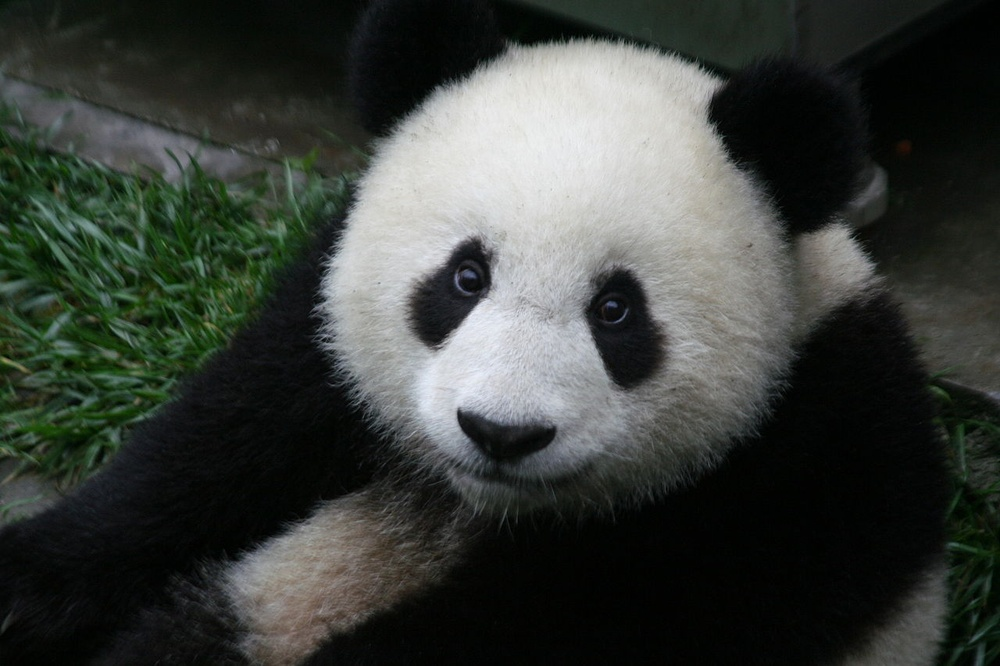
#> input picture 1280px-Giant_Panda_2.jfif, 1000 x 666 px, shrunk from 1280 x 853 before the run, found by its file name
$ jupyter execute 'Lab_Assignment_Module_3_OpenCV_2Hr_Q1&Q2_Solution.ipynb'
#> lines starting #> are read from the running program, lines starting #| are printed output that depends on the picture
LAB ASSIGNMENTS Module 3: Deep Learning & Natural Language Processing OpenCV

 1. Perform Color Detection activities using OpenCV library:
        A. Use appropriate pre-processing Techniques on any input RGB image/images. B. Display histogram using matplotlib with respect to each color of the image.
        C. Save the Hist values for further use (use any picture of your choosing).

[cell 1]
#!pip install opencv-python

[cell 2]
import cv2
import numpy as np
import matplotlib.pyplot as plt

[cell 3]
# Step 1: Loading an RGB image
image = cv2.imread(r'D:\1_AJINKYA_PAWAR\3_SOFTWARE JOB\1_CDAC\3_AI_Course\Lab_Assignment_Module_3_Solutions\1280px-Giant_Panda_2.jfif')  # Replace 'your_image.jpg' with the path to your image
#> image is the input picture: shape (666, 1000, 3); mean B, G, R 58.2, 63, 58.5

# Step 2: Pre-processing
# Convert the image to the RGB color space (if it's not already in this format)
if image is not None:
    image = cv2.cvtColor(image, cv2.COLOR_BGR2RGB)
else:
    print("Image not found. Make sure to provide the correct image path.")
    exit()

# Step 3: Displaying the histogram for each color channel
# Split the image into its RGB channels
r_channel, g_channel, b_channel = cv2.split(image)
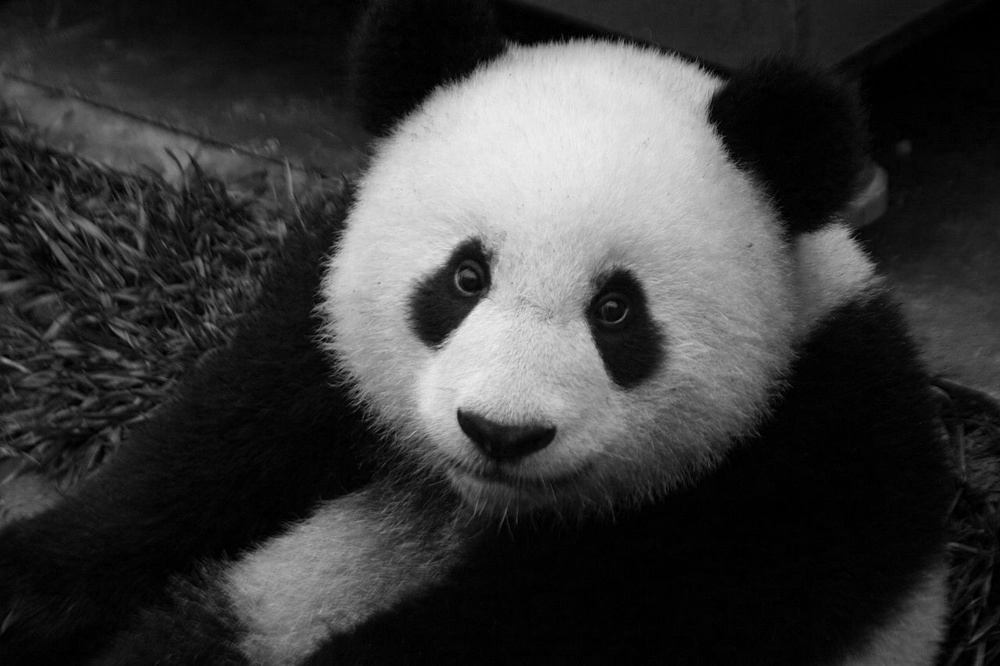
#> r_channel: shape (666, 1000); min 0, max 240, mean 58.5
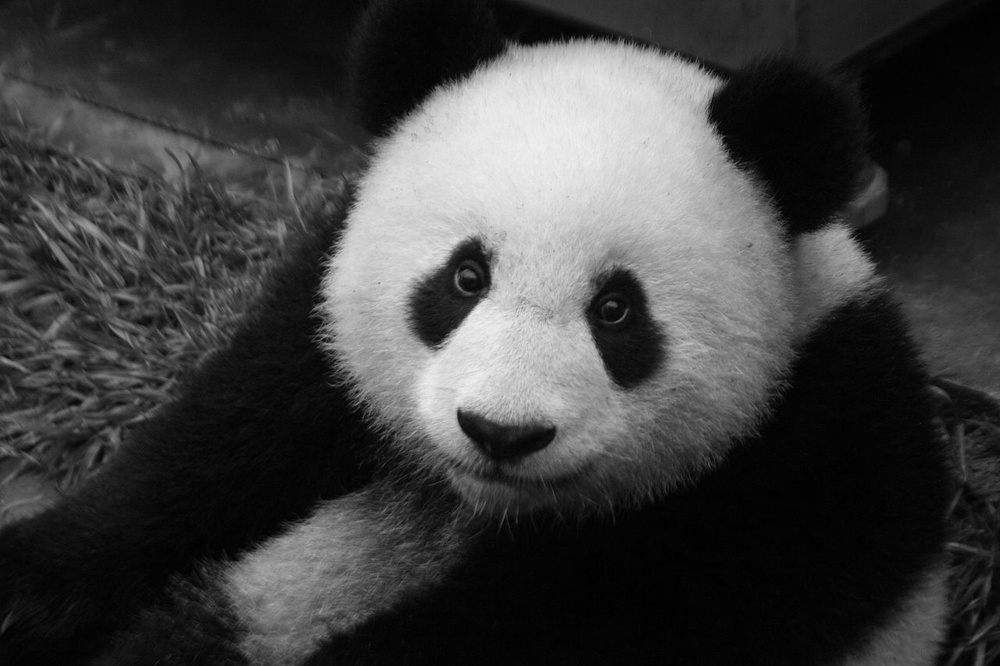
#> g_channel: shape (666, 1000); min 0, max 242, mean 63

# Calculating histograms for each channel
r_hist = cv2.calcHist([r_channel], [0], None, [256], [0, 256])
#> r_hist = 256 values, max 40186 at index 2, min 0 at index 241, mean 2601.6
g_hist = cv2.calcHist([g_channel], [0], None, [256], [0, 256])
#> g_hist = 256 values, max 34926 at index 4, min 0 at index 243, mean 2601.6
b_hist = cv2.calcHist([b_channel], [0], None, [256], [0, 256])
#> b_hist = 256 values, max 31704 at index 2, min 0 at index 251, mean 2601.6

# Plotting the histograms
plt.figure(figsize=(10, 6))
plt.title("Color Histograms")
plt.xlabel("Pixel Value")
plt.ylabel("Frequency")
plt.plot(r_hist, color='red', label='Red')
plt.plot(g_hist, color='green', label='Green')
plt.plot(b_hist, color='blue', label='Blue')
plt.legend()

# Step 4: Saving histogram values for further use
np.savez('hist_values.npz', r_hist=r_hist, g_hist=g_hist, b_hist=b_hist)

# Displaying the image
plt.figure(figsize=(8, 8))
plt.imshow(image)
plt.axis('off')
plt.show()
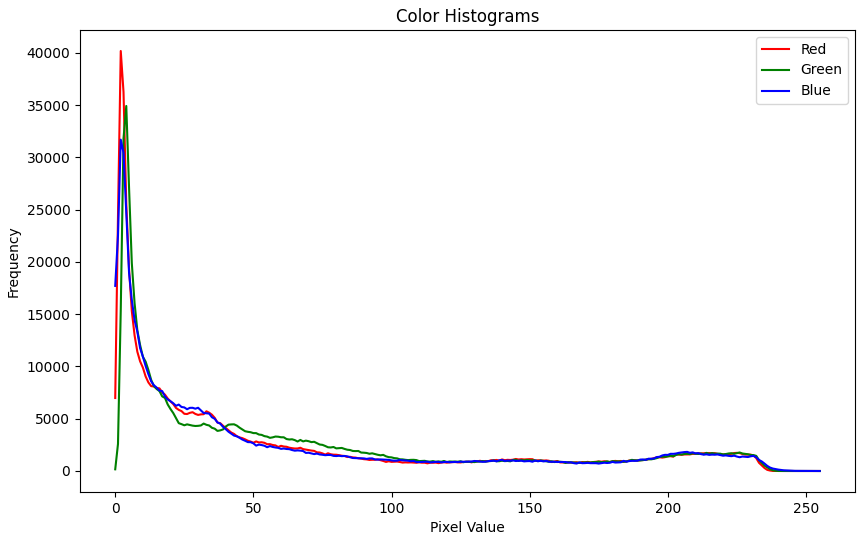
#> figure drawn by matplotlib, 1 panel; curve peaks at x = 2, y = 40186; curve peaks at x = 4, y = 34926; curve peaks at x = 2, y = 31704

2. Write a code to draw the contours on above used image/images with respect to specific color identified within that particular image. Use the Hist value saved in earlier example.

[cell 4]
# Load the saved histogram values
hist_data = np.load('hist_values.npz')
r_hist = hist_data['r_hist']
g_hist = hist_data['g_hist']
b_hist = hist_data['b_hist']

# Define the lower and upper bounds for the specific color you want to identify
# Here, we'll identify the color red, but you can change these values for your specific color
lower_bound = np.array([0, 0, 150])  # Lower bound for red color in BGR format
upper_bound = np.array([100, 100, 255])  # Upper bound for red color in BGR format

# Create a mask to identify the specific color in the image
mask = cv2.inRange(image, lower_bound, upper_bound)
#> mask: shape (666, 1000); every value is 0

# Apply Gaussian blur for smoothing
blurred = cv2.GaussianBlur(mask, (5, 5), 0)

# Apply thresholding to create a binary image
_, thresholded = cv2.threshold(blurred, 127, 255, cv2.THRESH_BINARY)

# Find contours in the thresholded image
contours, _ = cv2.findContours(thresholded, cv2.RETR_EXTERNAL, cv2.CHAIN_APPROX_SIMPLE)
#> contours = []

# Draw contours on the original image
cv2.drawContours(image, contours, -1, (0, 255, 0), 3)  # Contours will be drawn in green (0, 255, 0)

# Display the image with the drawn contours
cv2.imshow('Contours', image)
cv2.waitKey(0)
cv2.destroyAllWindows()
